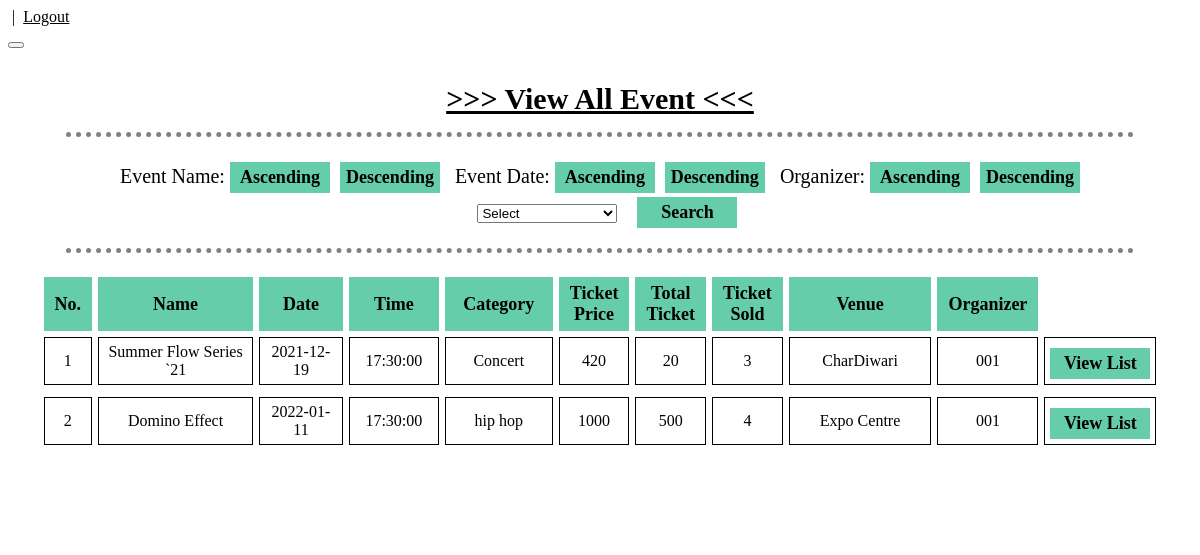
The app's page /Urban_Management_Final/DB_Project/Admin_client_event.php (signed in) with its own data.
### tables this page shows
CREATE TABLE `event_details` (
  `EventID` int(10) NOT NULL,
  `EventName` varchar(100) NOT NULL,
  `EventDate` date NOT NULL,
  `EventTime` time NOT NULL,
  `EventCategory` varchar(100) NOT NULL,
  `Artist_id` varchar(21) DEFAULT NULL,
  `Sponsor_id` varchar(20) DEFAULT NULL,
  `EventDescription` text NOT NULL,
  `EventTicketPrice` double NOT NULL,
  `EventTicketTotal` int(11) NOT NULL,
  `EventTicketSold` int(11) NOT NULL,
  `UserID` varchar(10) NOT NULL,
  `VenueID` int(11) NOT NULL
);

CREATE TABLE `venue_details` (
  `VenueID` int(11) NOT NULL,
  `VenueName` varchar(80) NOT NULL,
  `VenueInfo` varchar(100) NOT NULL
);

### Urban_Management_Final/DB_Project/Admin_client_event.php (the view, shortened to what this page needs)
<?php
	include "database/connect.php";
	include 'session.php';
?>
<!DOCTYPE html>
<html>
<head>
</head>
<body background="image\concrete1.jpg">
	<button onclick="topFunction()" id="myBtn" title="Go to top"></button>
	<div id="view" align="center">
		<br>
		<p><span style="text-decoration: underline;font-weight: 900;font-size: 30px"> >>> View All Event <<< </span></p>
		<hr>
		<form action="admin_client_event.php" method="POST" style="font-size: 20px;">
			Event Name:
			<input type="submit" name="name_asc" value="Ascending">&nbsp;
			<input type="submit" name="name_desc" value="Descending">
			&nbsp;&nbsp;Event Date:
			<input type="submit" name="date_asc" value="Ascending">&nbsp;
			<input type="submit" name="date_desc" value="Descending">
			&nbsp;&nbsp;Organizer:
			<input type="submit" name="user_asc" value="Ascending">&nbsp;
			<input type="submit" name="user_desc" value="Descending">
			<br/>
			<select style="width: 140px " name="search_user_id">
						<option value=" ">Select</option>
					</select>
					<input type="submit" style="margin:4px 0px 0px 0px"  value="Search" name="search">
		</form>
		<hr>
		<table align="center" cellpadding="20px" cellspacing="6px">
			<tr>
				<th width="4%">No.</th>
				<th width="25%">Name</th>
				<th width="11%">Date</th>
				<th width="11%">Time</th>
				<th width="12%">Category</th>
				<th width="4%">Ticket Price</th>
				<th width="4%">Total Ticket</th>
				<th width="4%">Ticket Sold</th>
				<th width="20%">Venue</th>
				<th width="5%">Organizer</th>
			</tr>
			<?php
				if (isset($_POST['name_asc'])) {
					$count=0;
					$conn = mysqli_connect($servername, $username, $password, $dbname);
					$read_event = "SELECT * FROM event_details INNER JOIN venue_details ON event_details.VenueID = venue_details.VenueID ORDER BY EventName ASC";
					$result_read_event = mysqli_query($conn, $read_event);
					if(mysqli_num_rows($result_read_event)>0){
						while($row = mysqli_fetch_array($result_read_event, MYSQLI_ASSOC)){
							$count=$count+1;
							echo "<tr>";
							echo "<td style='text-align:center'>".$count."</td>";
							echo "<td>".$row['EventName']."</td>";
							echo "<td>".$row['EventDate']."</td>";
							echo "<td>".$row['EventTime']."</td>";
							echo "<td>".$row['EventCategory']."</td>";
							echo "<td>".$row['EventTicketPrice']."</td>";
							echo "<td>".$row['EventTicketTotal']."</td>";
							echo "<td>".$row['EventTicketSold']."</td>";
							echo "<td>".$row['VenueName']."</td>";
							echo "<td>".$row['UserID']."</td>";
							echo "<form method='POST' action='viewlist.php'' >";
							echo "<td><button type='submit'  style='margin:4px 0px 0px 0px'  value='".$row['EventID']."' name='viewlist' >View List</button></td>";
							echo "<tr>";
							echo "</form>";
						}
					}
				}
				else{
					$count=0;
					$conn = mysqli_connect($servername, $username, $password, $dbname);
					$read_event = "SELECT * FROM event_details INNER JOIN venue_details ON event_details.VenueID = venue_details.VenueID ORDER BY UserID ASC";
					$result_read_event = mysqli_query($conn, $read_event);
					if(mysqli_num_rows($result_read_event)>0){
						while($row = mysqli_fetch_array($result_read_event, MYSQLI_ASSOC)){
							$count=$count+1;
							echo "<tr>";
							echo "<td style='text-align:center'>".$count."</td>";
							echo "<td>".$row['EventName']."</td>";
							echo "<td>".$row['EventDate']."</td>";
							echo "<td>".$row['EventTime']."</td>";
							echo "<td>".$row['EventCategory']."</td>";
							echo "<td>".$row['EventTicketPrice']."</td>";
							echo "<td>".$row['EventTicketTotal']."</td>";
							echo "<td>".$row['EventTicketSold']."</td>";
							echo "<td>".$row['VenueName']."</td>";
							echo "<td>".$row['UserID']."</td>";
							echo "<form method='POST' action='viewlist.php' >";
							echo "<td><button type='submit' style='margin:4px 0px 0px 0px'  value='".$row['EventID']."' name='viewlist' >View List</button></td>";
							echo "</form>";
							echo "<tr>";
						}
					}
				}
			?>
		</table>
	</div>
</body>
</html>

### Urban_Management_Final/DB_Project/Admin_client_event.php (style rules this page uses)
form { margin-left: 60px; margin-top: 15px; margin-right: 60px; }
table { max-width: 1200px; margin-bottom:50px; margin-left:auto; margin-right:auto; background-color: white; text-align:center; }
th { background-color: #66CDAA; border:1px solid #66CDAA; font-size: 18px; text-align: center; padding: 5px 10px; }
td { border:1px solid black; font-size: 16px; font-family: Times New Roman; padding: 5px 5px; }
input[type=submit],button[type=submit] { padding: 5px; color: black; border: none; background-color: #66CDAA; font-weight: 700; font-family: Times New Roman; font-size: 18px; text-align: center; width: 100px; }
div { margin: auto; padding-bottom: 20px; min-width: 70%; max-width: 95%; background-color: white; }
hr { border-top: 5px dotted grey; border-bottom: none; border-left: none; border-right: none; width: 95%; padding-top: 10px }

### records on screen
event_details: EventName "Summer Flow Series `21", EventDate "2021-12-19", EventTime "17:30:00", EventCategory "Concert", EventTicketPrice "420", EventTicketTotal "20", EventTicketSold "3", VenueID.VenueName "CharDiwari", UserID "001", $row['EventID'] 16 (drawn)
event_details: EventName "Domino Effect", EventDate "2022-01-11", EventTime "17:30:00", EventCategory "hip hop", EventTicketPrice "1000", EventTicketTotal "500", EventTicketSold "4", VenueID.VenueName "Expo Centre", UserID "001", $row['EventID'] 17 (drawn)
